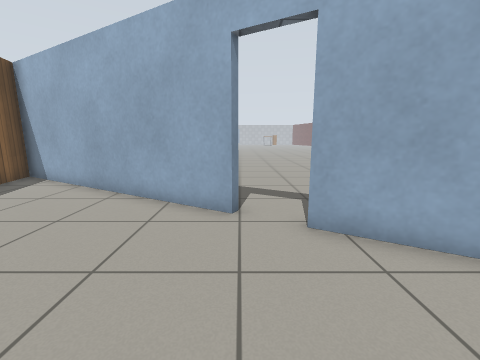
view 1 (above)

24 first-person views from a walk through a world built for the Gazebo simulator. The camera is 0.9 m above the floor, tilts 10° down and sees 90° across. The floor is counted in squares, 0.5 m on a side. Each view is taken from the middle of a square. On the plan, view 1 faces up. The plan holds only what a view shows up to about 14 squares ahead; the rest is blank. The place goes on beyond the plan. The robots in the file are not drawn. Gazebo's built-in surfaces are drawn with simple patterns. Simple shapes stand in for some stock models. Some surface patterns are stand-ins.

view 2
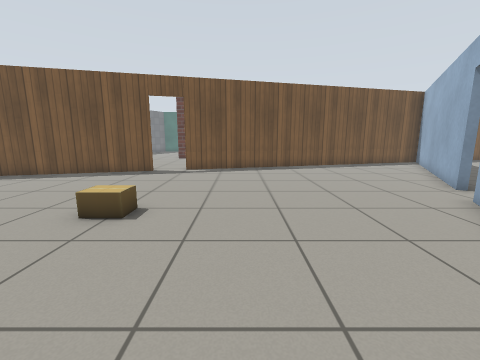

view 3
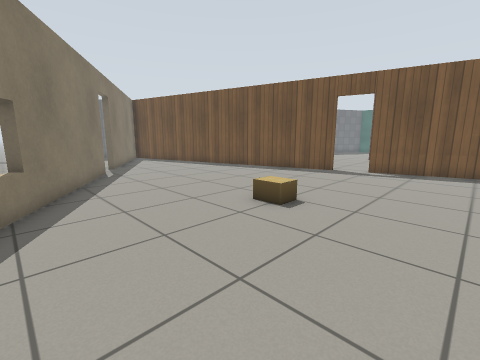

view 4
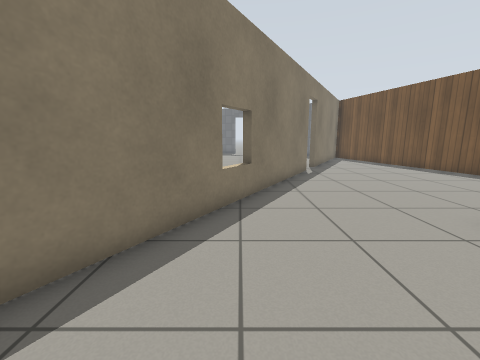

view 5
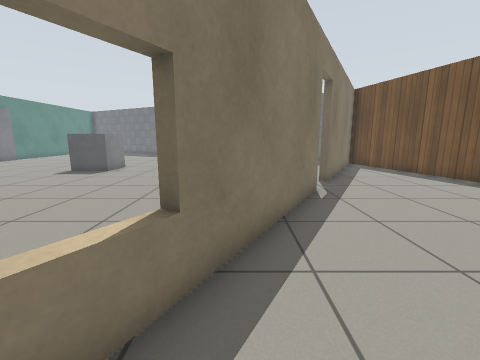

view 6
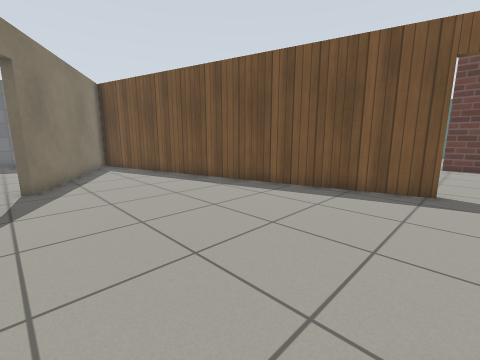

view 7
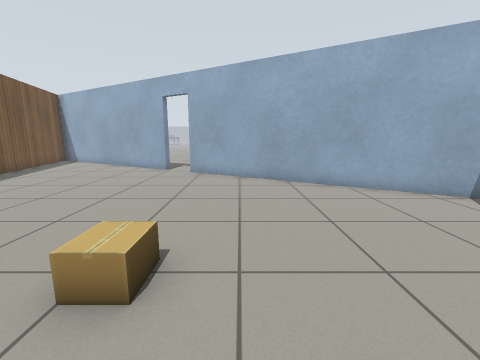

view 8
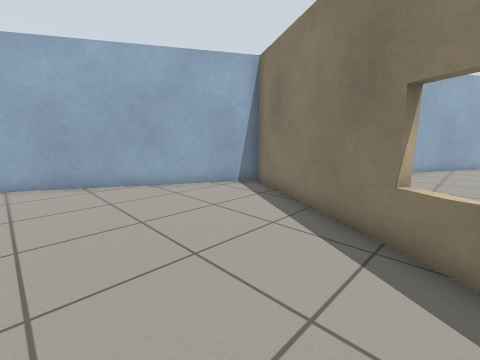

view 9
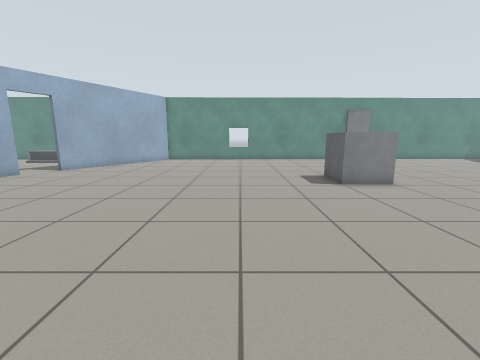

view 10
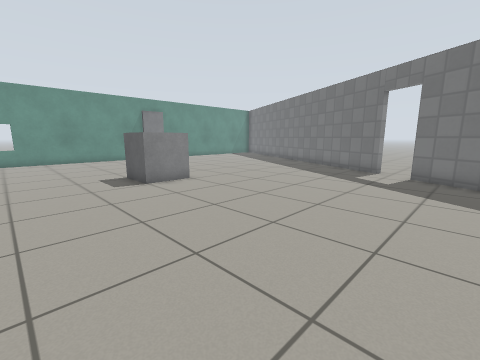

view 11
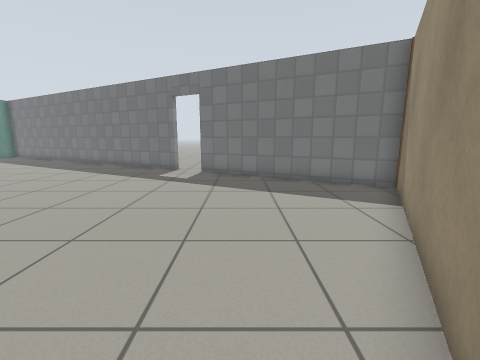

view 12
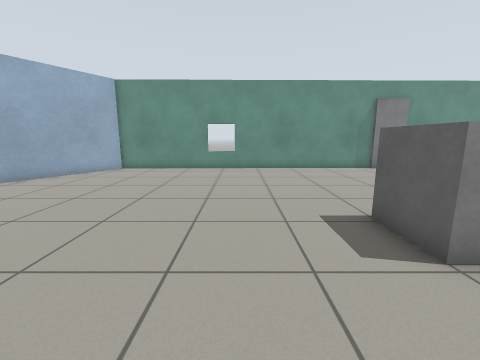

view 13
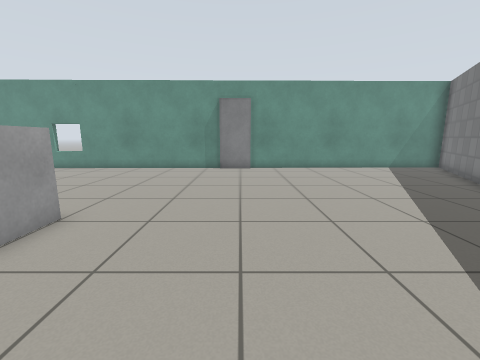

view 14
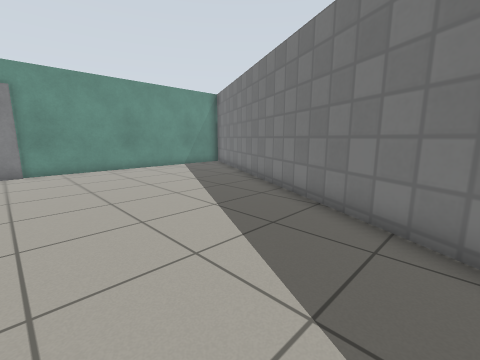

view 15
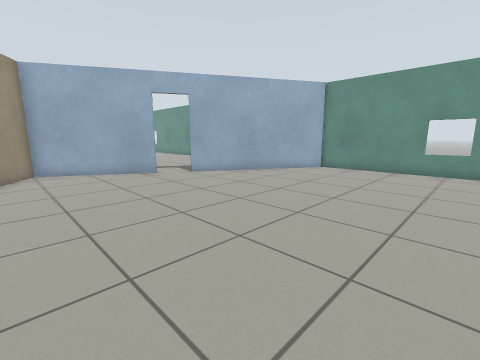

view 16
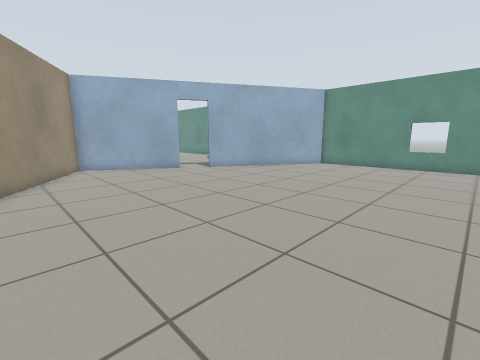

view 17
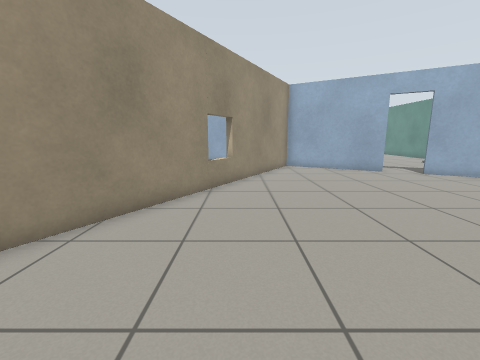

view 18
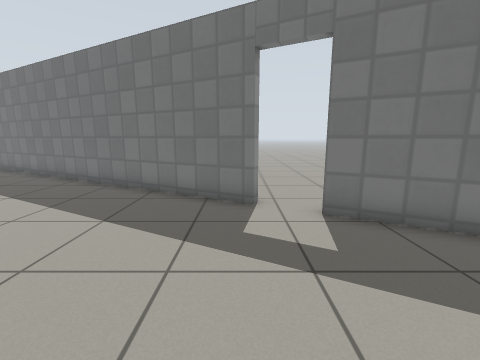

view 19
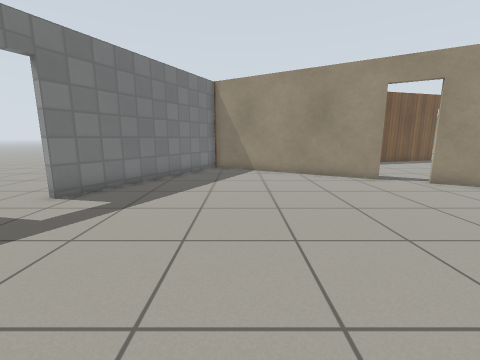

view 20
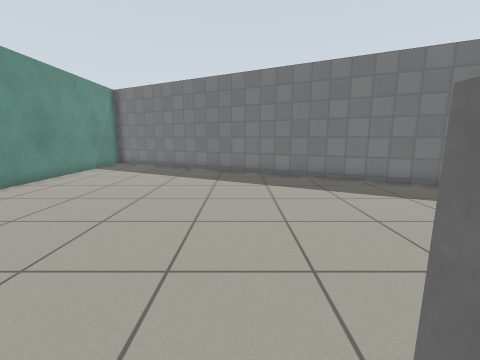

view 21
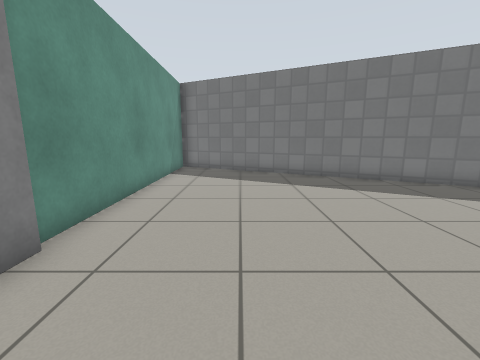

view 22
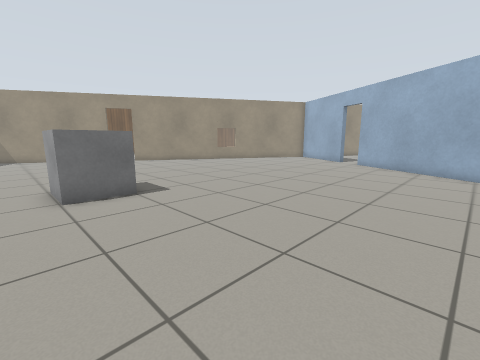

view 23
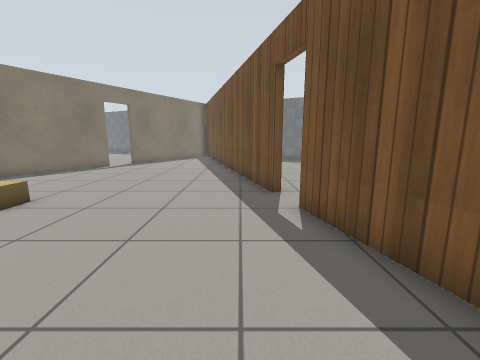

view 24
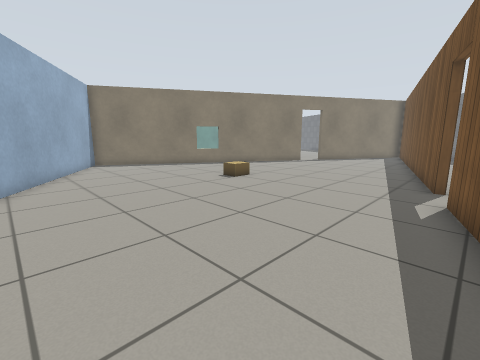

### Floor plan
Points are (right, up) in squares from view 1. A wall is a line through its corners. A room is listed if a view was taken in it or the views show most of it. See-through windows are left out.
Room 1 (views 1, 2, 3, 4, 5, 6, 7, 8, 23, 24)
walls: (-5.1, -6.7) (-1.2, -21.3); (-6.5, -1.4) (-5.5, -5.2); (4.3, -14.3) (11.8, -1.4) (1.3, 4.7); (0, 5.9) (-0.2, 5.5) (-6.6, 9.2); (-0.3, -22.2) (3.5, -15.7)
ways out: open door at (4, -15) to room 2; opening at (0, 6); open door at (-6, -5); open door at (-5, -6.5); open door at (1, 5)
objects: cardboard box (2, -6) to (3, -5)
Room 2 (views 9, 10, 11, 12, 13, 14, 15, 16, 17, 18, 19, 20, 21, 22)
walls: (8.6, -28.3) (22.4, -35.5); (25.4, -23.5) (25.2, -9.1) (18.2, -5.1) (18.4, -4.7); (3.7, -15.9) (-0.7, -23.5) (7, -27.5); (16.7, -4.2) (12, -1.5) (4.5, -14.5); (25.5, -31) (25.4, -25.6)
ways out: open door at (4, -15) to room 1; open door at (7.5, -28); open door at (17, -4); open door at (18, -5)
objects: other object (14, -21) to (16, -19); door leaf (25, -25) to (25, -24)

Positions as (right, up) in squares from view 1, and headings:
1: (0, 0), facing up
2: (8, -2), facing left
3: (8, -1), facing down-left
4: (8, -1), facing down
5: (7, -6), facing down
6: (4, -6), facing down-left
7: (4, -8), facing up
8: (4, -8), facing up-right
9: (5, -15), facing right
10: (5, -15), facing down-right
11: (5, -15), facing down
12: (11, -16), facing right
13: (11, -25), facing right
14: (11, -25), facing down-right
15: (11, -16), facing up-right
16: (9, -17), facing up-right
17: (9, -17), facing up
18: (9, -22), facing down
19: (14, -22), facing left
20: (17, -20), facing down
21: (22, -22), facing down
22: (24, -22), facing up-left
23: (-4, 1), facing down
24: (-6, 3), facing down-right
